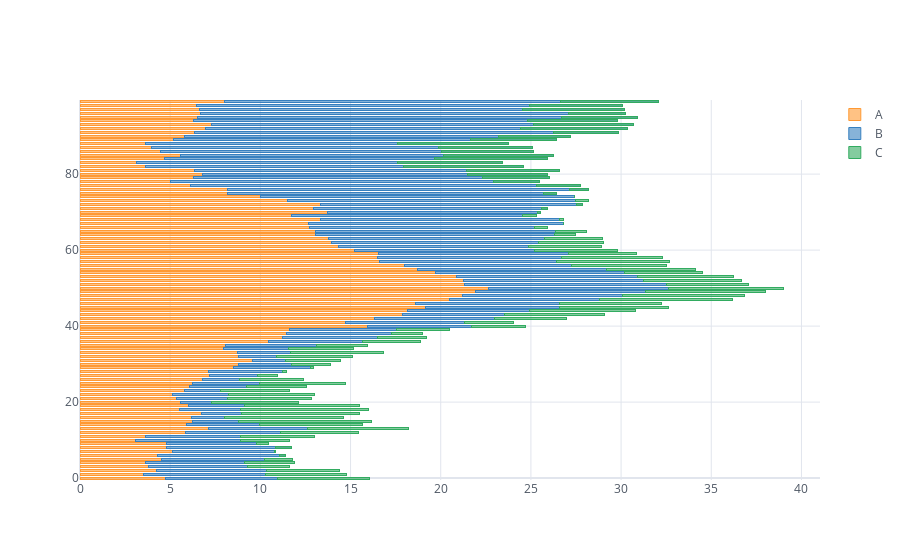

This figure's notebook cell:
### Code cell
df.iplot(kind = 'barh', barmode= 'stack', bargap=0.5)
